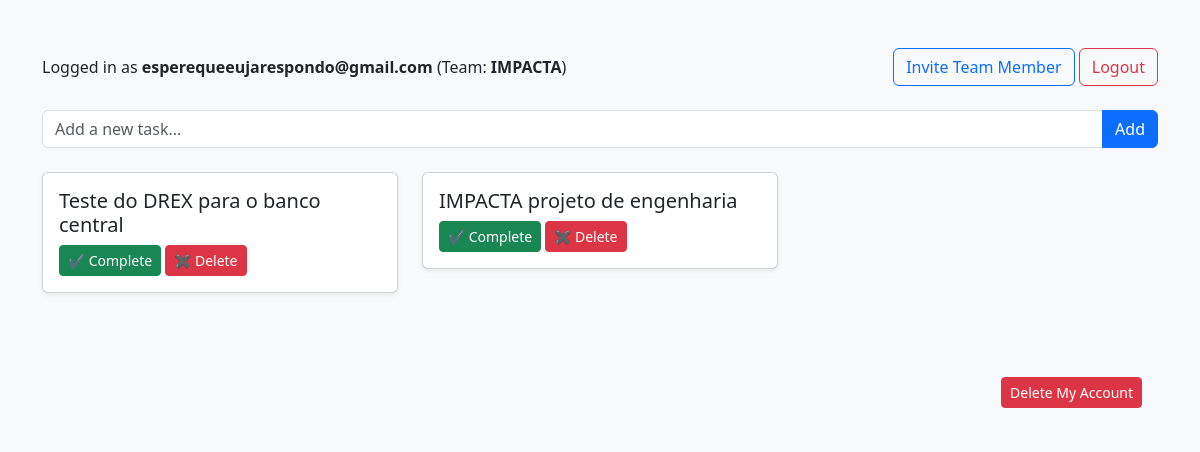
Screenshot of / (signed in) with the database file from the repository.
### tables this page shows
CREATE TABLE todos (
                id INTEGER PRIMARY KEY AUTOINCREMENT,
                task TEXT NOT NULL,
                status TEXT NOT NULL,
                user_id INTEGER NOT NULL,
                team_id INTEGER,
                api_response TEXT,
                FOREIGN KEY (user_id) REFERENCES users(id),
                FOREIGN KEY (team_id) REFERENCES teams(id)
            );

### app.py (the view, shortened to what this page needs)
@app.route('/')
def index():
    if 'user_id' not in session:
        return redirect(url_for('login'))
    user_id = session['user_id']
    team_id = session.get('team_id')
    conn = sqlite3.connect('todo.db')
    c = conn.cursor()
    if team_id:
        c.execute('''
            SELECT todos.id, todos.task, todos.status, todos.user_id, todos.api_response
            FROM todos
            JOIN users ON todos.user_id = users.id
            WHERE users.team_id=?
            ORDER BY todos.id DESC
        ''', (team_id,))
    tasks = c.fetchall()
    conn.close()
    return render_template('index.html', tasks=tasks, team_name=session.get('team_name', 'No Team'))

### templates/index.html (shortened to what this page needs)
<!DOCTYPE html>
<html lang="en">
<head>
    <link href="https://cdn.jsdelivr.net/npm/bootstrap@5.3.2/dist/css/bootstrap.min.css" rel="stylesheet">
</head>
<body>
<div class="container py-5">
    <div class="d-flex justify-content-between align-items-center mb-4">
        <div>
          <p class="mb-0">Logged in as <strong>{{ session['email'] }}</strong> (Team: <strong>{{ team_name }}</strong>)</p>
        </div>
        <div>
          <a href="/invite" class="btn btn-outline-primary">Invite Team Member</a>
          <a href="/logout" class="btn btn-outline-danger">Logout</a>
        </div>
    </div>
    <form action="/add" method="POST" class="input-group mb-4">
        <input type="text" name="task" class="form-control" placeholder="Add a new task..." required>
        <button type="submit" class="btn btn-primary">Add</button>
    </form>
    <div class="row">
        {% for task in tasks %}
        <div class="col-md-4">
            <div class="card shadow-sm">
                <div class="card-body">
                    <h5 class="card-title {% if task[2] == 'Completed' %}completed{% endif %}">
                        {{ task[1] }}
                    </h5>
                    {% if task[2] != 'Completed' %}
                        <a href="/complete/{{ task[0] }}" class="btn btn-success btn-sm">✔ Complete</a>
                    {% endif %}
                    <a href="/delete/{{ task[0] }}" class="btn btn-danger btn-sm">✖ Delete</a>
                </div>
            </div>
        </div>
        {% endfor %}
    </div>
    <footer class="bg-light text-end p-3 mt-5">
        <form action="{{ url_for('delete_user', user_id=session['user_id']) }}" method="POST">
            <button type="submit" class="btn btn-danger btn-sm">
                Delete My Account
            </button>
        </form>
    </footer>
</div>
</body>
</html>

### templates/index.html (style rules this page uses)
body { background-color: #f8f9fa; }
.card { margin-bottom: 20px; }

### rows the page displays
todos: task "Teste do DREX para o banco central"
todos: task "IMPACTA projeto de engenharia"

### other values shown
{{ session['email'] }} "esperequeeujarespondo@gmail.com"
{{ team_name }} "IMPACTA"
